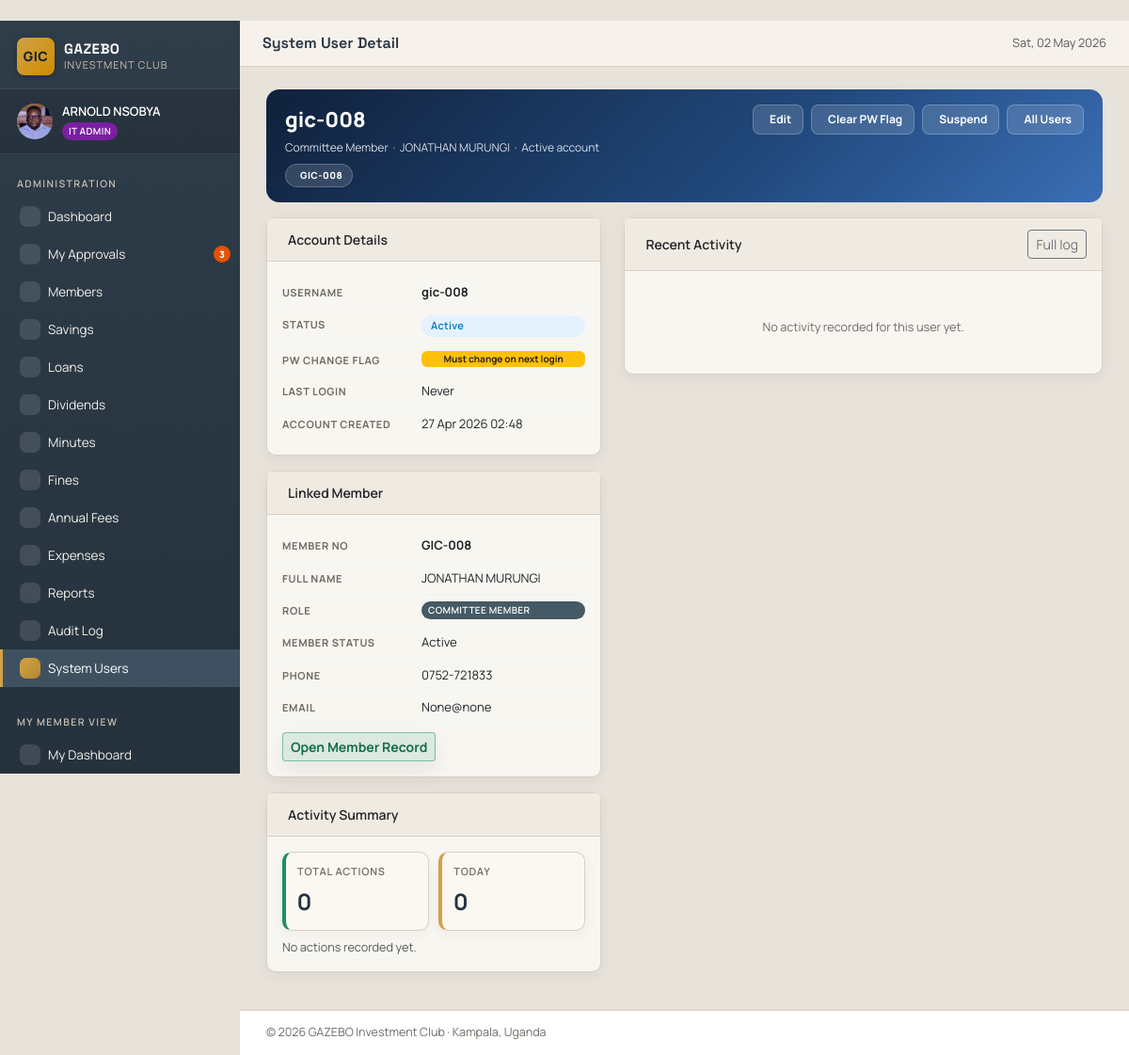
The page /admin/users/8 (signed in) on the database as committed earlier.
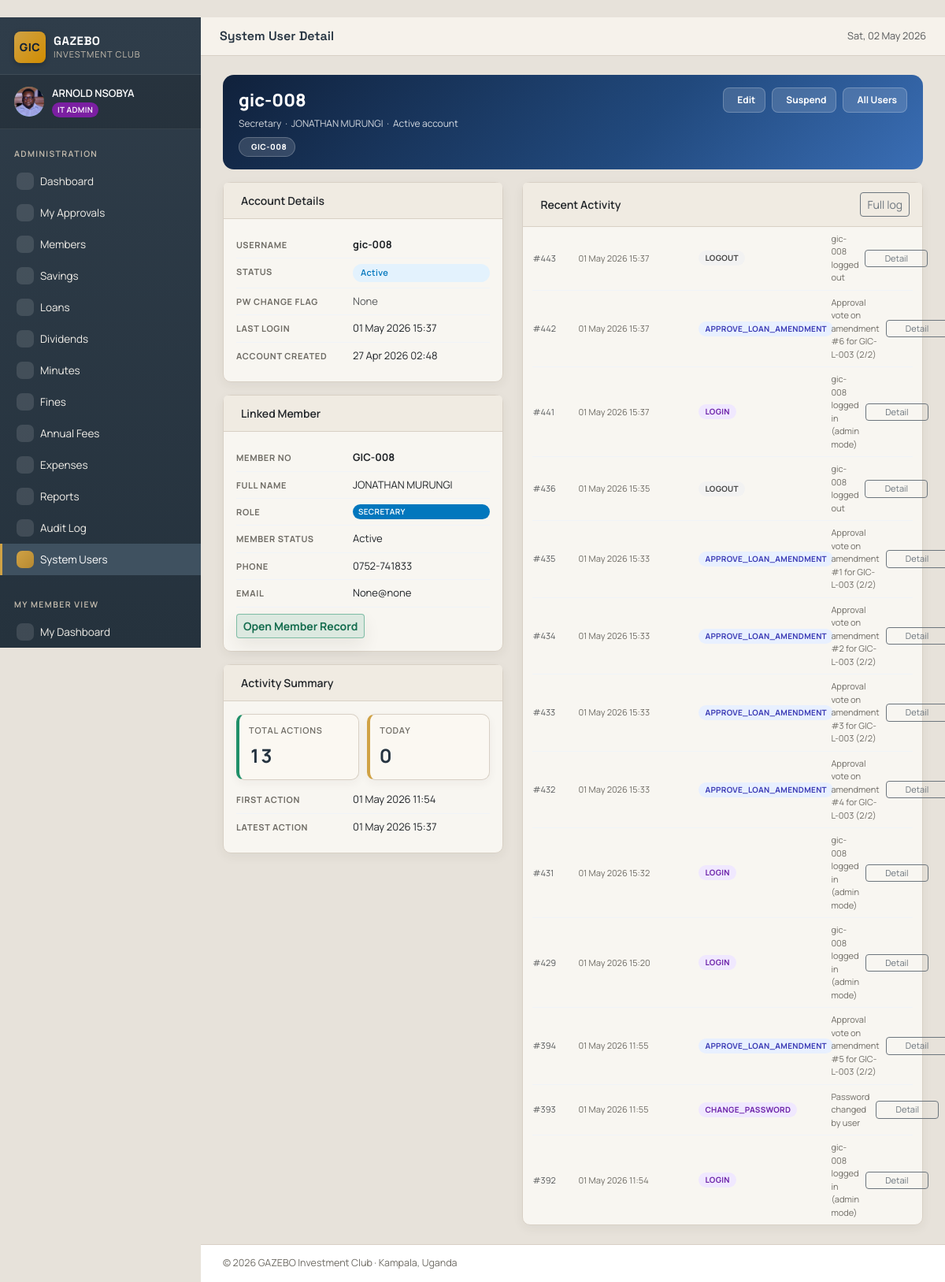
The same page on the database as committed later.
### tables this page shows
CREATE TABLE members (
    id              INTEGER PRIMARY KEY AUTOINCREMENT,
    member_no       TEXT UNIQUE NOT NULL,         -- e.g. GIC-001
    full_name       TEXT NOT NULL,
    phone           TEXT,
    email           TEXT,
    national_id     TEXT,
    district        TEXT DEFAULT 'Kampala',
    address         TEXT,
    next_of_kin     TEXT,
    nok_phone       TEXT,
    role            TEXT NOT NULL DEFAULT 'MEMBER',
    join_date       DATE NOT NULL,
    status          TEXT DEFAULT 'Active',        -- Active / Inactive / Suspended
    photo_url       TEXT,
    notes           TEXT,
    created_at      TIMESTAMP DEFAULT CURRENT_TIMESTAMP,
    updated_at      TIMESTAMP DEFAULT CURRENT_TIMESTAMP
, surname TEXT, first_name TEXT, other_names TEXT, gender TEXT, date_of_birth DATE, nationality TEXT DEFAULT 'Ugandan', marital_status TEXT, tin TEXT, nid_copy_url TEXT, alt_phone TEXT, whatsapp_no TEXT, village_street TEXT, employment_status TEXT, occupation TEXT, employer_business TEXT, monthly_income REAL, monthly_contribution REAL DEFAULT 100000, preferred_pay_date INTEGER, mobile_money_no TEXT, bank_account_no TEXT, share_account_no TEXT, nok_relationship TEXT, nok_address TEXT, nid_copy_approved INTEGER DEFAULT 0, membership_form_url TEXT);

CREATE TABLE users (
    id              INTEGER PRIMARY KEY AUTOINCREMENT,
    username        TEXT UNIQUE NOT NULL,
    password_hash   TEXT NOT NULL,
    member_id       INTEGER UNIQUE,
    is_active       INTEGER DEFAULT 1,
    must_change_pw  INTEGER DEFAULT 1,
    last_login      TIMESTAMP,
    created_at      TIMESTAMP DEFAULT CURRENT_TIMESTAMP, failed_login_count INTEGER DEFAULT 0, locked_until TIMESTAMP,
    FOREIGN KEY (member_id) REFERENCES members(id) ON DELETE CASCADE
);

CREATE TABLE audit_log (
    id              INTEGER PRIMARY KEY AUTOINCREMENT,
    user_id         INTEGER,
    action          TEXT NOT NULL,
    entity_type     TEXT,
    entity_id       INTEGER,
    description     TEXT,
    ip_address      TEXT,
    created_at      TIMESTAMP DEFAULT CURRENT_TIMESTAMP, user_agent TEXT, actor_username TEXT,
    FOREIGN KEY (user_id) REFERENCES users(id)
);

### admin_routes.py (the view)
@bp.route('/users/<int:user_id>')
@role_required('IT_ADMIN')
def users_detail(user_id):
    db = get_db()
    user = db.execute(
        """SELECT u.*, m.member_no, m.full_name, m.phone, m.email,
                  m.role AS member_role, m.status AS member_status
             FROM users u
             LEFT JOIN members m ON m.id = u.member_id
            WHERE u.id = ?""",
        (user_id,),
    ).fetchone()
    if not user:
        flash('User not found.', 'danger')
        return redirect(url_for('admin.users_list'))
    activity = db.execute(
        "SELECT * FROM audit_log WHERE user_id=? ORDER BY id DESC LIMIT 30",
        (user_id,),
    ).fetchall()
    today_str = date.today().isoformat()
    stats = db.execute(
        """SELECT COUNT(*) total_actions,
                  SUM(CASE WHEN date(created_at)=? THEN 1 ELSE 0 END) today_actions,
                  MIN(created_at) first_action,
                  MAX(created_at) last_action
             FROM audit_log WHERE user_id=?""",
        (today_str, user_id),
    ).fetchone()
    return render_template('admin/users_detail.html', user=user, activity=activity, stats=stats)

### database.py (called while the page is built)
def get_db():
    if 'db' not in g:
        g.db = sqlite3.connect(
            current_app.config['DATABASE_PATH'],
            detect_types=sqlite3.PARSE_DECLTYPES,
        )
        g.db.row_factory = sqlite3.Row
        g.db.execute("PRAGMA foreign_keys = ON;")
    return g.db

### utils.py (called while the page is built)
def role_required(*roles):
    def decorator(f):
        @wraps(f)
        def decorated(*args, **kwargs):
            if 'user_id' not in session:
                return redirect(url_for('auth.login'))
            if session.get('role') not in roles:
                flash('You do not have permission to access this page.', 'danger')
                return redirect(url_for('admin.dashboard') if Config.ROLES.get(
                    session.get('role'), {}).get('admin') else url_for('member.dashboard'))
            return f(*args, **kwargs)
        return decorated
    return decorator

### templates/admin/users_detail.html (shortened to what the changed rows need)
{% extends "base.html" %}
{% block content %}
<div class="ud-hero">
  <div>
    <div class="name"> {{ user.username }}</div>
    <div class="sub">
      {% if user.member_role %}{{ ROLES[user.member_role].name }} &nbsp;&middot;&nbsp;{% endif %}
      {% if user.full_name %}{{ user.full_name }} &nbsp;&middot;&nbsp;{% endif %}
      {{ user.is_active and 'Active account' or 'Inactive account' }}
    </div>
    {% if user.member_no %}<div class="ud-chip"> {{ user.member_no }}</div>{% endif %}
  </div>
  <div class="ud-actions">
    {% if user.must_change_pw %}
    <form method="post" action="{{ url_for('admin.users_unlock', user_id=user.id) }}" class="d-inline" onsubmit="return confirm('Clear the force-change-password flag for {{ user.username }}?')">
      <button type="submit"> Clear PW Flag</button>
    </form>
    {% endif %}
  </div>
</div>
<div class="row">
  <div class="col-lg-5">
    <div class="card mb-3">
      <div class="card-body">
        <div class="kv-row"><span class="kv-label">Username</span><strong>{{ user.username }}</strong></div>
        <div class="kv-row"><span class="kv-label">Status</span>
          {% if user.is_active %}<span class="badge-pill badge-active">Active</span>{% else %}<span class="badge-pill badge-defaulted">Inactive</span>{% endif %}
        </div>
        <div class="kv-row"><span class="kv-label">PW Change Flag</span>
          {% if user.must_change_pw %}<span class="badge bg-warning text-dark" style="font-size:10px">Must change on next login</span>{% else %}<span class="text-muted">None</span>{% endif %}
        </div>
        <div class="kv-row"><span class="kv-label">Last Login</span>{{ user.last_login | datetimefmt if user.last_login else 'Never' }}</div>
        <div class="kv-row"><span class="kv-label">Account Created</span>{{ user.created_at | datetimefmt if user.created_at else '—' }}</div>
      </div>
    </div>
    <div class="card mb-3">
      <div class="card-body">
        {% if user.member_id %}
        <div class="kv-row"><span class="kv-label">Member No</span><strong>{{ user.member_no }}</strong></div>
        <div class="kv-row"><span class="kv-label">Full Name</span>{{ user.full_name }}</div>
        <div class="kv-row"><span class="kv-label">Role</span>
          {% if user.member_role %}<span class="role-badge role-{{ user.member_role|lower }}">{{ ROLES[user.member_role].name }}</span>{% else %}—{% endif %}
        </div>
        <div class="kv-row"><span class="kv-label">Member Status</span>{{ user.member_status or '—' }}</div>
        <div class="kv-row"><span class="kv-label">Phone</span>{{ user.phone or '—' }}</div>
        <div class="kv-row"><span class="kv-label">Email</span>{{ user.email or '—' }}</div>
        <a href="{{ url_for('admin.member_detail', member_id=user.member_id) }}" class="btn btn-sm btn-outline-primary mt-2"> Open Member Record</a>
        {% else %}
        <div class="text-muted small">This login is not linked to a member record (system-only account).</div>
        {% endif %}
      </div>
    </div>
    <div class="card mb-3">
      <div class="card-body">
        <div class="stat-grid" style="grid-template-columns:1fr 1fr;gap:10px;margin-bottom:0">
          <div class="stat-card accent" style="padding:12px">
            <div class="label">Total Actions</div>
            <div class="value">{{ stats.total_actions | int }}</div>
          </div>
          <div class="stat-card gold" style="padding:12px">
          </div>
        </div>
        {% if stats.first_action %}
        <div class="kv-row mt-2"><span class="kv-label">First Action</span>{{ stats.first_action | datetimefmt }}</div>
        <div class="kv-row"><span class="kv-label">Latest Action</span>{{ stats.last_action | datetimefmt }}</div>
        {% else %}
        <div class="small text-muted mt-2">No actions recorded yet.</div>
        {% endif %}
      </div>
    </div>
  </div>
  <div class="col-lg-7">
    <div class="card">
      <div class="card-body p-0">
        {% if activity %}
        <div style="padding:0 12px">
          {% for r in activity %}
          {% set ac = r.action | upper %}
          {% if 'CREATE' in ac or 'ADD' in ac %}{% set b='al-create' %}
          {% elif 'UPDATE' in ac or 'EDIT' in ac or 'APPROVE' in ac or 'TOGGLE' in ac or 'SAVE' in ac or 'UNLOCK' in ac %}{% set b='al-update' %}
          {% elif 'DELETE' in ac or 'REMOVE' in ac %}{% set b='al-delete' %}
          {% elif 'LOGIN' in ac or 'AUTH' in ac or 'PASSWORD' in ac or 'PW' in ac %}{% set b='al-auth' %}
          {% elif 'SAVINGS' in ac or 'LOAN' in ac or 'FEE' in ac or 'FINE' in ac or 'DIVIDEND' in ac %}{% set b='al-finance' %}
          {% elif 'ALERT' in ac or 'SYSTEM' in ac or 'SETTINGS' in ac %}{% set b='al-system' %}
          {% else %}{% set b='al-default' %}{% endif %}
          <div class="act-row">
            <span class="text-muted" style="font-size:11px">#{{ r.id }}</span>
            <span style="font-size:11px;color:var(--text-muted)">{{ r.created_at | datetimefmt }}</span>
            <span><span class="al-badge {{ b }}">{{ r.action }}</span></span>
            <span style="font-size:11px;color:var(--text-muted)">{{ r.description or '—' }}</span>
            <a href="{{ url_for('admin.audit_detail', log_id=r.id) }}" class="btn btn-sm btn-outline-secondary" style="padding:2px 8px;font-size:11px">Detail</a>
          </div>
          {% endfor %}
        </div>
        {% else %}
        <div class="empty-state small"><div>No activity recorded for this user yet.</div></div>
        {% endif %}
      </div>
    </div>
  </div>
</div>
{% endblock %}

Rows that differ between the two databases and show on the page:
changed users "gic-008": must_change_pw 1 → 0 (drawn); last_login (not shown) → "01 May 2026 15:37"
changed members "GIC-008": role "Committee Member" → "Secretary"; role "COMMITTEE MEMBER" → "SECRETARY"; phone "0752-721833" → "0752-741833"
added audit_log: id "443", created_at "01 May 2026 15:37", action "LOGOUT", description "gic-008 logged out"
added audit_log: id "442", created_at "01 May 2026 15:37", action "APPROVE_LOAN_AMENDMENT", description "Approval vote on amendment #6 for GIC-L-003 (2/2)"
added audit_log: id "441", created_at "01 May 2026 15:37", action "LOGIN", description "gic-008 logged in (admin mode)"
added audit_log: id "436", created_at "01 May 2026 15:35", action "LOGOUT", description "gic-008 logged out"
added audit_log: id "435", created_at "01 May 2026 15:33", action "APPROVE_LOAN_AMENDMENT", description "Approval vote on amendment #1 for GIC-L-003 (2/2)"
added audit_log: id "434", created_at "01 May 2026 15:33", action "APPROVE_LOAN_AMENDMENT", description "Approval vote on amendment #2 for GIC-L-003 (2/2)"
added audit_log: id "433", created_at "01 May 2026 15:33", action "APPROVE_LOAN_AMENDMENT", description "Approval vote on amendment #3 for GIC-L-003 (2/2)"
added audit_log: id "432", created_at "01 May 2026 15:33", action "APPROVE_LOAN_AMENDMENT", description "Approval vote on amendment #4 for GIC-L-003 (2/2)"
added audit_log: id "431", created_at "01 May 2026 15:32", action "LOGIN", description "gic-008 logged in (admin mode)"
added audit_log: id "429", created_at "01 May 2026 15:20", action "LOGIN", description "gic-008 logged in (admin mode)"
added audit_log: id "394", created_at "01 May 2026 11:55", action "APPROVE_LOAN_AMENDMENT", description "Approval vote on amendment #5 for GIC-L-003 (2/2)"
added audit_log: id "393", created_at "01 May 2026 11:55", action "CHANGE_PASSWORD", description "Password changed by user"
added audit_log: id "392", created_at "01 May 2026 11:54", action "LOGIN", description "gic-008 logged in (admin mode)"
Other text that changed with them:
{{ stats.total_actions | int }}: "0" → "13"
{{ stats.first_action | datetimefmt }}: (not shown) → "01 May 2026 11:54"
{{ stats.last_action | datetimefmt }}: (not shown) → "01 May 2026 15:37"
{{ unread_notifications_count }}: "3" → (not shown)
{{ user.last_login | datetimefmt if user.last_login else 'Never' }}: "Never" → (not shown)
text no longer shown: "Clear PW Flag Must change on next login No actions recorded yet. No activity recorded for this user yet."
text now shown: "None FIRST ACTION LATEST ACTION"
